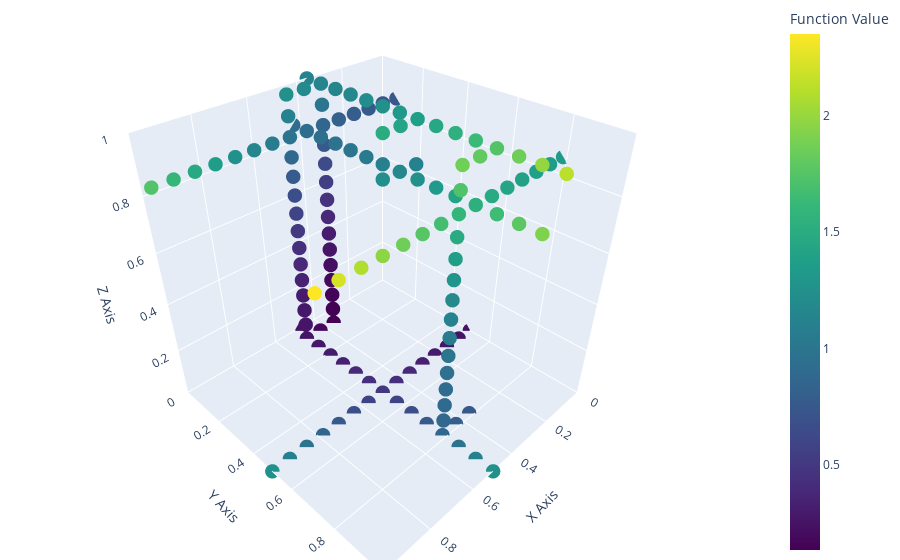

Source (notebook cell):
### Code cell
gs = [a_up, b_up, c_down]
new_c_up = maxvol_grids(gs, fun)

A = (grids[0] @ a_down).permute()
B = (grids[1] @ b_down).permute()
C = (grids[2] @ new_c_up).permute()
L = (a_up @ b_up @ c_down).permute()

# combine them into a single grid
xyz = L + A + B + C 
f = xyz.evaluate(fun)
from qutree.plot import plot_xyz
plot_xyz(xyz, f)

### Figure 1 — Plotly figure (JSON) as saved in the notebook; plotly's stock layout.template omitted (floating-point values rounded to 4 significant figures; data arrays with more than 128 entries replaced by an {"elided": "..."} marker saying what was removed)
{"data": [{"marker": {"color": {"elided": "162 float values"}, "colorbar": {"title": {"text": "Function Value"}}, "colorscale": [[0, "#440154"], [0.1111, "#482878"], [0.2222, "#3e4989"], [0.3333, "#31688e"], [0.4444, "#26828e"], [0.5556, "#1f9e89"], [0.6667, "#35b779"], [0.7778, "#6ece58"], [0.8889, "#b5de2b"], [1, "#fde725"]], "size": 5}, "mode": "markers", "type": "scatter3d", "x": {"elided": "162 float values"}, "y": {"elided": "162 float values"}, "z": {"elided": "162 float values"}}], "layout": {"margin": {"b": 0, "l": 0, "r": 0, "t": 0}, "scene": {"aspectmode": "cube", "xaxis": {"autorange": false, "range": [0, 1], "title": {"text": "X Axis"}}, "yaxis": {"autorange": false, "range": [0, 1], "title": {"text": "Y Axis"}}, "zaxis": {"autorange": false, "range": [0, 1], "title": {"text": "Z Axis"}}}}}
